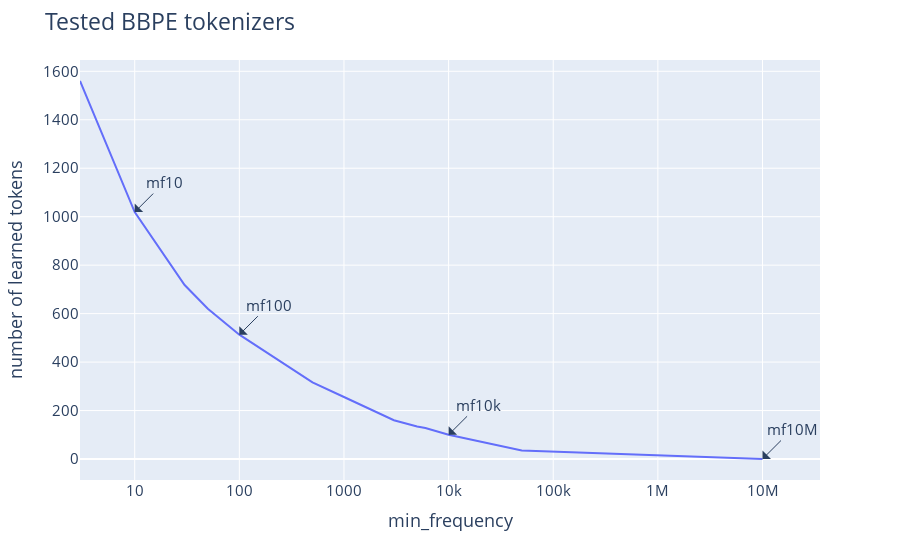

Notebook code for this chart:
### Code cell
# visualize using pyplot for thesis
import plotly.express as px

mf_labels = ['mf3', 'mf10', 'mf30', 'mf50', 'mf100', 'mf500', 'mf1000', 'mf3k', 'mf5k', 'mf6k', 'mf10k', 'mf50k', 'mf10M']
used_mfs = [True if mf in mfs_to_highlight else False for mf in mfs]
df_token_nums = pd.DataFrame({"label": mf_labels, 
                              "token_nums": trained_token_nums, 
                              "mf": mfs,
                              "used": used_mfs})



fig = px.line(df_token_nums, x="mf", y="token_nums", log_x=True)
fig.update_traces(textposition="bottom right")


fig.update_layout(barmode='stack',
                  title=dict(text="Tested BBPE tokenizers", font=dict(size=23)),
                  xaxis_title=dict(text="min_frequency", font=dict(size=18)),
                  yaxis_title=dict(text="number of learned tokens", font=dict(size=18)),
                      legend=dict(
                        x=0.7,
                        y=0.9,
                        traceorder='normal',
                        font=dict(size=18)),
                  font=dict(size=15))



fig.add_annotation(x=1, y=1019,
            text="mf10",
            showarrow=True,
            arrowhead=1,
            arrowsize=2,
            ay=-30,
            ax=30,)
fig.add_annotation(x=2, y=513,
            text="mf100",
            showarrow=True,
            arrowhead=1,
            arrowsize=2,
            ay=-30,
            ax=30)  
fig.add_annotation(x=4, y=100,
            text="mf10k",
            showarrow=True,
            arrowhead=1,
            arrowsize=2,
            ay=-30,
            ax=30) 
fig.add_annotation(x=7, y=0,
            text="mf10M",
            showarrow=True,
            arrowhead=1,
            arrowsize=2,
            ay=-30,
            ax=30) 

fig.show()

### Figure 1 — Plotly figure (JSON) as saved in the notebook; plotly's stock layout.template omitted (floating-point values rounded to 4 significant figures)
{"data": [{"hovertemplate": "mf=%{x}<br>token_nums=%{y}<extra></extra>", "legendgroup": "", "line": {"color": "#636efa", "dash": "solid"}, "marker": {"symbol": "circle"}, "mode": "lines", "name": "", "orientation": "v", "showlegend": false, "textposition": "bottom right", "type": "scatter", "x": [3, 10, 30, 50, 100, 500, 1000, 3000, 5000, 6000, 10000, 50000, 10000000], "xaxis": "x", "y": [1560, 1019, 718, 620, 513, 316, 256, 160, 134, 128, 100, 35, 0], "yaxis": "y"}], "layout": {"annotations": [{"arrowhead": 1, "arrowsize": 2, "ax": 30, "ay": -30, "showarrow": true, "text": "mf10", "x": 1, "y": 1019}, {"arrowhead": 1, "arrowsize": 2, "ax": 30, "ay": -30, "showarrow": true, "text": "mf100", "x": 2, "y": 513}, {"arrowhead": 1, "arrowsize": 2, "ax": 30, "ay": -30, "showarrow": true, "text": "mf10k", "x": 4, "y": 100}, {"arrowhead": 1, "arrowsize": 2, "ax": 30, "ay": -30, "showarrow": true, "text": "mf10M", "x": 7, "y": 0}], "barmode": "stack", "font": {"size": 15}, "legend": {"font": {"size": 18}, "tracegroupgap": 0, "traceorder": "normal", "x": 0.7, "y": 0.9}, "margin": {"t": 60}, "title": {"font": {"size": 23}, "text": "Tested BBPE tokenizers"}, "xaxis": {"anchor": "y", "domain": [0, 1], "title": {"font": {"size": 18}, "text": "min_frequency"}, "type": "log"}, "yaxis": {"anchor": "x", "domain": [0, 1], "title": {"font": {"size": 18}, "text": "number of learned tokens"}}}}
